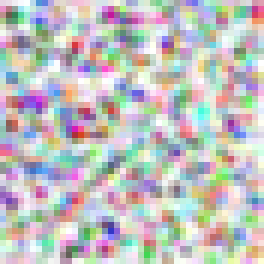
#> input picture Pack/msix/Assets/Square44x44Logo.png, 44 x 44 px (shown 6 times larger)
$ python -i make_icons.py   (imports and definitions only)
#> lines starting #> are read from the running program, lines starting #| are printed output that depends on the picture
#> further down, picture is the input picture: PIL image 44x44 RGBA; mean R, G, B, A 130.5, 131.6, 130.4, 129.8
# -*- coding: utf-8 -*-
"""Unify app icons from Store/Logos; make outer rounded border fully transparent."""
from __future__ import annotations

import math
from pathlib import Path

from PIL import Image, ImageDraw

ROOT = Path(__file__).resolve().parents[1]
LOGOS = Path(__file__).resolve().parent / "Logos"
ASSETS = ROOT / "Pack" / "msix" / "Assets"
RESOURCES = ROOT / "resources"
SRC = LOGOS / "StoreLogo_1080x1080.png"


def make_transparent_border(img: Image.Image, radius_ratio: float = 0.22) -> Image.Image:
    """Keep content inside a rounded square; make outer border fully transparent."""
#> called with radius_ratio = 0.22
    img = img.convert("RGBA")
    w, h = img.size
#> w = 44; h = 44
    r = max(1, int(min(w, h) * radius_ratio))
#> r = 9
    mask = Image.new("L", (w, h), 0)
#> mask: PIL image 44x44 L; every value is 0
    draw = ImageDraw.Draw(mask)
    draw.rounded_rectangle((0, 0, w - 1, h - 1), radius=r, fill=255)

    out = Image.new("RGBA", (w, h), (0, 0, 0, 0))
#> out: PIL image 44x44 RGBA; every value is 0
    out.paste(img, (0, 0))
    # force outside rounded rect to alpha 0
    alpha = out.split()[-1]
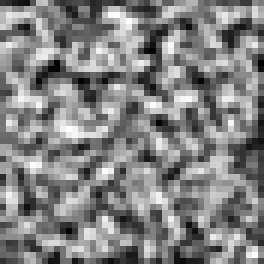
#> alpha: PIL image 44x44 L (shown 6 times larger); min 0, max 255, mean 129.8
    alpha = Image.composite(alpha, Image.new("L", (w, h), 0), mask)
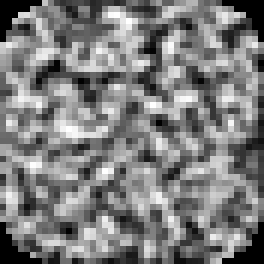
#> alpha: PIL image 44x44 L (shown 6 times larger); min 0, max 255, mean 124.5
    out.putalpha(alpha)
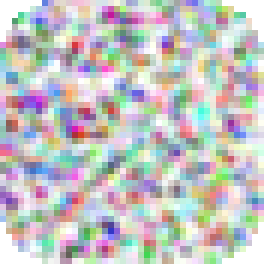
#> out: PIL image 44x44 RGBA (shown 6 times larger); mean R, G, B, A 130.5, 131.6, 130.4, 124.5; transparent parts drawn white

    # also clear residual near-white fringe outside soft edge
    px = out.load()
    for y in range(h):
        for x in range(w):
            if mask.getpixel((x, y)) == 0:
                px[x, y] = (0, 0, 0, 0)
                continue
            r_, g_, b_, a_ = px[x, y]
            # soft fringe near corners that is almost white with low content
            if a_ < 250 and r_ > 245 and g_ > 245 and b_ > 245:
                # distance to nearest corner
                d = min(
                    math.hypot(x, y),
                    math.hypot(w - 1 - x, y),
                    math.hypot(x, h - 1 - y),
                    math.hypot(w - 1 - x, h - 1 - y),
                )
                if d < r * 0.85:
                    px[x, y] = (0, 0, 0, 0)
    return out


def resize_cover(img: Image.Image, size: tuple[int, int]) -> Image.Image:
    return img.resize(size, Image.Resampling.LANCZOS)


# [90 lines left out: functions save_ico, main, not called in this run]


# [2 lines not run here, left out]

>>> from PIL import Image
>>> picture = Image.open('../Pack/msix/Assets/Square44x44Logo.png')
>>> result = make_transparent_border(picture)
